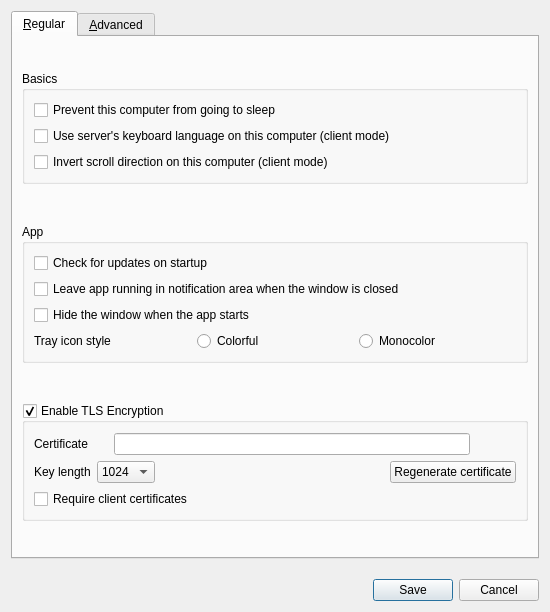
<?xml version="1.0" encoding="UTF-8"?>
<ui version="4.0">
 <class>SettingsDialog</class>
 <widget class="QDialog" name="SettingsDialog">
  <property name="geometry">
   <rect>
    <x>0</x>
    <y>0</y>
    <width>550</width>
    <height>612</height>
   </rect>
  </property>
  <property name="windowTitle">
   <string>Preferences</string>
  </property>
  <property name="modal">
   <bool>true</bool>
  </property>
  <layout class="QVBoxLayout" name="verticalLayout_7">
   <property name="spacing">
    <number>20</number>
   </property>
   <item>
    <widget class="QTabWidget" name="tabWidget">
     <property name="tabPosition">
      <enum>QTabWidget::TabPosition::North</enum>
     </property>
     <widget class="QWidget" name="tabRegular">
      <property name="sizePolicy">
       <sizepolicy hsizetype="Preferred" vsizetype="Fixed">
        <horstretch>0</horstretch>
        <verstretch>0</verstretch>
       </sizepolicy>
      </property>
      <attribute name="title">
       <string>&amp;Regular</string>
      </attribute>
      <layout class="QVBoxLayout" name="verticalLayout_3">
       <property name="spacing">
        <number>15</number>
       </property>
       <item>
        <widget class="QGroupBox" name="groupBasics">
         <property name="sizePolicy">
          <sizepolicy hsizetype="Preferred" vsizetype="Maximum">
           <horstretch>0</horstretch>
           <verstretch>0</verstretch>
          </sizepolicy>
         </property>
         <property name="title">
          <string>Basics</string>
         </property>
         <layout class="QVBoxLayout" name="verticalLayout_2">
          <item>
           <widget class="QCheckBox" name="cbPreventSleep">
            <property name="text">
             <string>Prevent this computer from going to sleep</string>
            </property>
           </widget>
          </item>
          <item>
           <widget class="QCheckBox" name="cbLanguageSync">
            <property name="text">
             <string>Use server's keyboard language on this computer (client mode)</string>
            </property>
           </widget>
          </item>
          <item>
           <widget class="QCheckBox" name="cbScrollDirection">
            <property name="text">
             <string>Invert scroll direction on this computer (client mode)</string>
            </property>
           </widget>
          </item>
         </layout>
        </widget>
       </item>
       <item>
        <widget class="QGroupBox" name="groupApp">
         <property name="sizePolicy">
          <sizepolicy hsizetype="Preferred" vsizetype="Maximum">
           <horstretch>0</horstretch>
           <verstretch>0</verstretch>
          </sizepolicy>
         </property>
         <property name="title">
          <string>App</string>
         </property>
         <layout class="QVBoxLayout" name="verticalLayout_5">
          <item>
           <widget class="QCheckBox" name="cbAutoUpdate">
            <property name="text">
             <string>Check for updates on startup </string>
            </property>
           </widget>
          </item>
          <item>
           <widget class="QCheckBox" name="cbCloseToTray">
            <property name="text">
             <string>Leave app running in notification area when the window is closed</string>
            </property>
           </widget>
          </item>
          <item>
           <widget class="QCheckBox" name="cbAutoHide">
            <property name="text">
             <string>Hide the window when the app starts</string>
            </property>
           </widget>
          </item>
          <item>
           <layout class="QHBoxLayout" name="horizontalLayout_8">
            <item>
             <widget class="QLabel" name="label">
              <property name="text">
               <string>Tray icon style</string>
              </property>
             </widget>
            </item>
            <item>
             <widget class="QRadioButton" name="rbIconColorful">
              <property name="text">
               <string>Colorful</string>
              </property>
             </widget>
            </item>
            <item>
             <widget class="QRadioButton" name="rbIconMono">
              <property name="text">
               <string>Monocolor</string>
              </property>
             </widget>
            </item>
           </layout>
          </item>
         </layout>
        </widget>
       </item>
       <item>
        <widget class="QGroupBox" name="groupSecurity">
         <property name="sizePolicy">
          <sizepolicy hsizetype="Preferred" vsizetype="Maximum">
           <horstretch>0</horstretch>
           <verstretch>0</verstretch>
          </sizepolicy>
         </property>
         <property name="title">
          <string>Enable TLS Encryption</string>
         </property>
         <property name="checkable">
          <bool>true</bool>
         </property>
         <layout class="QVBoxLayout" name="verticalLayout">
          <property name="spacing">
           <number>6</number>
          </property>
          <property name="topMargin">
           <number>9</number>
          </property>
          <property name="bottomMargin">
           <number>9</number>
          </property>
          <item>
           <widget class="QWidget" name="widgetTlsCert" native="true">
            <layout class="QHBoxLayout" name="horizontalLayout_6">
             <property name="leftMargin">
              <number>0</number>
             </property>
             <property name="topMargin">
              <number>1</number>
             </property>
             <property name="rightMargin">
              <number>0</number>
             </property>
             <property name="bottomMargin">
              <number>0</number>
             </property>
             <item>
              <widget class="QLabel" name="lblTlsCert">
               <property name="sizePolicy">
                <sizepolicy hsizetype="Preferred" vsizetype="Fixed">
                 <horstretch>0</horstretch>
                 <verstretch>0</verstretch>
                </sizepolicy>
               </property>
               <property name="text">
                <string>Certificate</string>
               </property>
              </widget>
             </item>
             <item>
              <spacer name="horizontalSpacer_3">
               <property name="orientation">
                <enum>Qt::Orientation::Horizontal</enum>
               </property>
               <property name="sizeType">
                <enum>QSizePolicy::Policy::Minimum</enum>
               </property>
               <property name="sizeHint" stdset="0">
                <size>
                 <width>20</width>
                 <height>20</height>
                </size>
               </property>
              </spacer>
             </item>
             <item>
              <widget class="QLineEdit" name="lineTlsCertPath">
               <property name="minimumSize">
                <size>
                 <width>0</width>
                 <height>0</height>
                </size>
               </property>
              </widget>
             </item>
             <item>
              <widget class="QPushButton" name="btnTlsCertPath">
               <property name="cursor">
                <cursorShape>PointingHandCursor</cursorShape>
               </property>
               <property name="text">
                <string/>
               </property>
               <property name="icon">
                <iconset theme="QIcon::ThemeIcon::DocumentOpen"/>
               </property>
               <property name="flat">
                <bool>true</bool>
               </property>
              </widget>
             </item>
            </layout>
           </widget>
          </item>
          <item>
           <layout class="QHBoxLayout" name="horizontalLayout_5">
            <property name="topMargin">
             <number>0</number>
            </property>
            <item>
             <widget class="QLabel" name="lblTlsKeyLength">
              <property name="sizePolicy">
               <sizepolicy hsizetype="Preferred" vsizetype="Fixed">
                <horstretch>0</horstretch>
                <verstretch>0</verstretch>
               </sizepolicy>
              </property>
              <property name="text">
               <string>Key length</string>
              </property>
             </widget>
            </item>
            <item>
             <widget class="QComboBox" name="comboTlsKeyLength">
              <property name="currentText">
               <string>1024</string>
              </property>
              <item>
               <property name="text">
                <string>1024</string>
               </property>
              </item>
              <item>
               <property name="text">
                <string>2048</string>
               </property>
              </item>
              <item>
               <property name="text">
                <string>4096</string>
               </property>
              </item>
             </widget>
            </item>
            <item>
             <spacer name="horizontalSpacer_2">
              <property name="orientation">
               <enum>Qt::Orientation::Horizontal</enum>
              </property>
              <property name="sizeHint" stdset="0">
               <size>
                <width>40</width>
                <height>20</height>
               </size>
              </property>
             </spacer>
            </item>
            <item>
             <widget class="QPushButton" name="btnTlsRegenCert">
              <property name="text">
               <string>Regenerate certificate</string>
              </property>
              <property name="icon">
               <iconset theme="QIcon::ThemeIcon::ViewRefresh"/>
              </property>
             </widget>
            </item>
           </layout>
          </item>
          <item>
           <widget class="QCheckBox" name="cbRequireClientCert">
            <property name="text">
             <string>Require client certificates</string>
            </property>
           </widget>
          </item>
         </layout>
        </widget>
       </item>
      </layout>
     </widget>
     <widget class="QWidget" name="tabAdvanced">
      <property name="sizePolicy">
       <sizepolicy hsizetype="Preferred" vsizetype="Fixed">
        <horstretch>0</horstretch>
        <verstretch>0</verstretch>
       </sizepolicy>
      </property>
      <attribute name="title">
       <string>&amp;Advanced</string>
      </attribute>
      <layout class="QVBoxLayout" name="verticalLayout_6">
       <property name="spacing">
        <number>15</number>
       </property>
       <item>
        <widget class="QGroupBox" name="groupNetworking">
         <property name="sizePolicy">
          <sizepolicy hsizetype="Preferred" vsizetype="Maximum">
           <horstretch>0</horstretch>
           <verstretch>0</verstretch>
          </sizepolicy>
         </property>
         <property name="title">
          <string>Networking</string>
         </property>
         <layout class="QVBoxLayout" name="verticalLayout_4">
          <item>
           <layout class="QHBoxLayout" name="horizontalLayout_2">
            <property name="topMargin">
             <number>0</number>
            </property>
            <item>
             <widget class="QLabel" name="lblPort">
              <property name="sizePolicy">
               <sizepolicy hsizetype="Preferred" vsizetype="Fixed">
                <horstretch>0</horstretch>
                <verstretch>0</verstretch>
               </sizepolicy>
              </property>
              <property name="text">
               <string>Port</string>
              </property>
             </widget>
            </item>
            <item>
             <widget class="QSpinBox" name="sbPort">
              <property name="enabled">
               <bool>true</bool>
              </property>
              <property name="sizePolicy">
               <sizepolicy hsizetype="MinimumExpanding" vsizetype="Fixed">
                <horstretch>0</horstretch>
                <verstretch>0</verstretch>
               </sizepolicy>
              </property>
              <property name="maximum">
               <number>65535</number>
              </property>
              <property name="value">
               <number>24800</number>
              </property>
             </widget>
            </item>
            <item>
             <widget class="QLabel" name="lblNetworkIp">
              <property name="sizePolicy">
               <sizepolicy hsizetype="Preferred" vsizetype="Fixed">
                <horstretch>0</horstretch>
                <verstretch>0</verstretch>
               </sizepolicy>
              </property>
              <property name="text">
               <string>Network IP</string>
              </property>
             </widget>
            </item>
            <item>
             <widget class="QLineEdit" name="lineInterface">
              <property name="enabled">
               <bool>true</bool>
              </property>
             </widget>
            </item>
           </layout>
          </item>
         </layout>
        </widget>
       </item>
       <item>
        <widget class="QGroupBox" name="groupLogs">
         <property name="sizePolicy">
          <sizepolicy hsizetype="Preferred" vsizetype="Maximum">
           <horstretch>0</horstretch>
           <verstretch>0</verstretch>
          </sizepolicy>
         </property>
         <property name="title">
          <string>Logs</string>
         </property>
         <layout class="QGridLayout" name="gridLayout">
          <property name="topMargin">
           <number>15</number>
          </property>
          <property name="bottomMargin">
           <number>15</number>
          </property>
          <property name="verticalSpacing">
           <number>7</number>
          </property>
          <item row="0" column="1">
           <spacer name="horizontalSpacer_5">
            <property name="orientation">
             <enum>Qt::Orientation::Horizontal</enum>
            </property>
            <property name="sizeHint" stdset="0">
             <size>
              <width>40</width>
              <height>20</height>
             </size>
            </property>
           </spacer>
          </item>
          <item row="0" column="0">
           <widget class="QCheckBox" name="cbLogToFile">
            <property name="text">
             <string>Log to file</string>
            </property>
           </widget>
          </item>
          <item row="0" column="3">
           <widget class="QComboBox" name="comboLogLevel">
            <item>
             <property name="text">
              <string>Info</string>
             </property>
            </item>
            <item>
             <property name="text">
              <string>Debug</string>
             </property>
            </item>
            <item>
             <property name="text">
              <string>Debug1</string>
             </property>
            </item>
            <item>
             <property name="text">
              <string>Debug2</string>
             </property>
            </item>
           </widget>
          </item>
          <item row="0" column="2">
           <widget class="QLabel" name="lblLogLevel">
            <property name="sizePolicy">
             <sizepolicy hsizetype="Preferred" vsizetype="Fixed">
              <horstretch>0</horstretch>
              <verstretch>0</verstretch>
             </sizepolicy>
            </property>
            <property name="minimumSize">
             <size>
              <width>0</width>
              <height>0</height>
             </size>
            </property>
            <property name="text">
             <string>Level</string>
            </property>
           </widget>
          </item>
          <item row="1" column="0" colspan="4">
           <widget class="QWidget" name="widgetLogFilename" native="true">
            <property name="sizePolicy">
             <sizepolicy hsizetype="Preferred" vsizetype="Maximum">
              <horstretch>0</horstretch>
              <verstretch>0</verstretch>
             </sizepolicy>
            </property>
            <layout class="QHBoxLayout" name="horizontalLayout_4">
             <property name="spacing">
              <number>3</number>
             </property>
             <property name="topMargin">
              <number>1</number>
             </property>
             <item>
              <widget class="QLabel" name="labelLogPath">
               <property name="sizePolicy">
                <sizepolicy hsizetype="Preferred" vsizetype="Fixed">
                 <horstretch>0</horstretch>
                 <verstretch>0</verstretch>
                </sizepolicy>
               </property>
               <property name="text">
                <string>Log path</string>
               </property>
              </widget>
             </item>
             <item>
              <spacer name="horizontalSpacer_7">
               <property name="orientation">
                <enum>Qt::Orientation::Horizontal</enum>
               </property>
               <property name="sizeType">
                <enum>QSizePolicy::Policy::Minimum</enum>
               </property>
               <property name="sizeHint" stdset="0">
                <size>
                 <width>30</width>
                 <height>20</height>
                </size>
               </property>
              </spacer>
             </item>
             <item>
              <widget class="QLineEdit" name="lineLogFilename">
               <property name="enabled">
                <bool>true</bool>
               </property>
               <property name="sizePolicy">
                <sizepolicy hsizetype="Expanding" vsizetype="Fixed">
                 <horstretch>0</horstretch>
                 <verstretch>0</verstretch>
                </sizepolicy>
               </property>
              </widget>
             </item>
             <item>
              <widget class="QPushButton" name="btnBrowseLog">
               <property name="enabled">
                <bool>true</bool>
               </property>
               <property name="cursor">
                <cursorShape>PointingHandCursor</cursorShape>
               </property>
               <property name="text">
                <string/>
               </property>
               <property name="icon">
                <iconset theme="QIcon::ThemeIcon::DocumentOpen"/>
               </property>
               <property name="flat">
                <bool>true</bool>
               </property>
              </widget>
             </item>
            </layout>
           </widget>
          </item>
         </layout>
        </widget>
       </item>
       <item>
        <widget class="QGroupBox" name="groupService">
         <property name="sizePolicy">
          <sizepolicy hsizetype="Preferred" vsizetype="Maximum">
           <horstretch>0</horstretch>
           <verstretch>0</verstretch>
          </sizepolicy>
         </property>
         <property name="title">
          <string>Service</string>
         </property>
         <layout class="QGridLayout" name="gridLayout_3">
          <item row="0" column="0">
           <widget class="QCheckBox" name="cbServiceEnabled">
            <property name="toolTip">
             <string>Whether to launch the server or client process through the Windows background
                service or direct from the GUI.</string>
            </property>
            <property name="whatsThis">
             <string>
              &lt;p&gt;The background service is only available on Windows.&lt;/p&gt;
              &lt;p&gt;The Windows background service is used to:&lt;/p&gt;
              &lt;ul&gt;
              &lt;li&gt;Start the server or client automatically when the computer starts.&lt;/li&gt;
              &lt;li&gt;Run the server or client in an elevated mode (e.g. on login screen, UAC dialogs, etc).&lt;/li&gt;
              &lt;/ul&gt;
              </string>
            </property>
            <property name="text">
             <string>Use background service (daemon)</string>
            </property>
           </widget>
          </item>
          <item row="1" column="0">
           <widget class="QWidget" name="widgetElevate" native="true">
            <property name="sizePolicy">
             <sizepolicy hsizetype="Preferred" vsizetype="Maximum">
              <horstretch>0</horstretch>
              <verstretch>0</verstretch>
             </sizepolicy>
            </property>
            <layout class="QHBoxLayout" name="horizontalLayout_9">
             <item>
              <widget class="QLabel" name="lblElevate">
               <property name="sizePolicy">
                <sizepolicy hsizetype="Preferred" vsizetype="Fixed">
                 <horstretch>0</horstretch>
                 <verstretch>0</verstretch>
                </sizepolicy>
               </property>
               <property name="text">
                <string>Launch with elevated privileges</string>
               </property>
              </widget>
             </item>
             <item>
              <widget class="QComboBox" name="comboElevate">
               <property name="sizePolicy">
                <sizepolicy hsizetype="Preferred" vsizetype="Fixed">
                 <horstretch>0</horstretch>
                 <verstretch>0</verstretch>
                </sizepolicy>
               </property>
               <property name="minimumSize">
                <size>
                 <width>0</width>
                 <height>0</height>
                </size>
               </property>
               <property name="toolTip">
                <string>Specify when the Windows background service should run the server or client
                  process at an elevated privilege level.</string>
               </property>
               <property name="whatsThis">
                <string>
                &lt;p&gt;You may want to alter whether or not the privilege level of the server or client 
                  process is automatically changed depending on your use case. In some cases it can help
                  to diagnose or solve some problems related to elevated processes in Windows.&lt;/p&gt;
                &lt;ul&gt;
                  &lt;li&gt;Automatic: Elevate when the window session changes to secure mode&lt;/li&gt;
                  &lt;li&gt;Always elevate: Always run in elevated mode (could be unsafe)&lt;/li&gt;
                  &lt;li&gt;Never elevate: Turn off compatibility with login screen and UAC&lt;/li&gt;
                &lt;/ul&gt;
                </string>
               </property>
               <property name="currentIndex">
                <number>0</number>
               </property>
               <item>
                <property name="text">
                 <string>Automatic (as needed)</string>
                </property>
               </item>
               <item>
                <property name="text">
                 <string>Always elevate</string>
                </property>
               </item>
               <item>
                <property name="text">
                 <string>Never elevate</string>
                </property>
               </item>
              </widget>
             </item>
            </layout>
           </widget>
          </item>
         </layout>
        </widget>
       </item>
       <item>
        <widget class="QGroupBox" name="groupScope">
         <property name="sizePolicy">
          <sizepolicy hsizetype="Preferred" vsizetype="Maximum">
           <horstretch>0</horstretch>
           <verstretch>0</verstretch>
          </sizepolicy>
         </property>
         <property name="title">
          <string>Use settings profile from</string>
         </property>
         <layout class="QHBoxLayout" name="horizontalLayout_3">
          <item>
           <widget class="QRadioButton" name="rbScopeUser">
            <property name="text">
             <string>Current user</string>
            </property>
            <property name="checked">
             <bool>true</bool>
            </property>
           </widget>
          </item>
          <item>
           <widget class="QRadioButton" name="rbScopeSystem">
            <property name="text">
             <string>All users</string>
            </property>
            <property name="checked">
             <bool>false</bool>
            </property>
           </widget>
          </item>
         </layout>
        </widget>
       </item>
      </layout>
     </widget>
    </widget>
   </item>
   <item>
    <widget class="QDialogButtonBox" name="buttonBox">
     <property name="orientation">
      <enum>Qt::Orientation::Horizontal</enum>
     </property>
     <property name="standardButtons">
      <set>QDialogButtonBox::StandardButton::Cancel|QDialogButtonBox::StandardButton::Save</set>
     </property>
    </widget>
   </item>
  </layout>
 </widget>
 <tabstops>
  <tabstop>cbPreventSleep</tabstop>
  <tabstop>cbLanguageSync</tabstop>
  <tabstop>cbScrollDirection</tabstop>
  <tabstop>cbAutoUpdate</tabstop>
  <tabstop>cbCloseToTray</tabstop>
  <tabstop>cbAutoHide</tabstop>
  <tabstop>rbIconColorful</tabstop>
  <tabstop>rbIconMono</tabstop>
  <tabstop>groupSecurity</tabstop>
  <tabstop>lineTlsCertPath</tabstop>
  <tabstop>btnTlsCertPath</tabstop>
  <tabstop>comboTlsKeyLength</tabstop>
  <tabstop>btnTlsRegenCert</tabstop>
  <tabstop>cbRequireClientCert</tabstop>
  <tabstop>tabWidget</tabstop>
  <tabstop>sbPort</tabstop>
  <tabstop>lineInterface</tabstop>
  <tabstop>cbLogToFile</tabstop>
  <tabstop>comboLogLevel</tabstop>
  <tabstop>lineLogFilename</tabstop>
  <tabstop>btnBrowseLog</tabstop>
  <tabstop>cbServiceEnabled</tabstop>
  <tabstop>comboElevate</tabstop>
  <tabstop>rbScopeUser</tabstop>
  <tabstop>rbScopeSystem</tabstop>
 </tabstops>
 <resources/>
 <connections/>
</ui>
